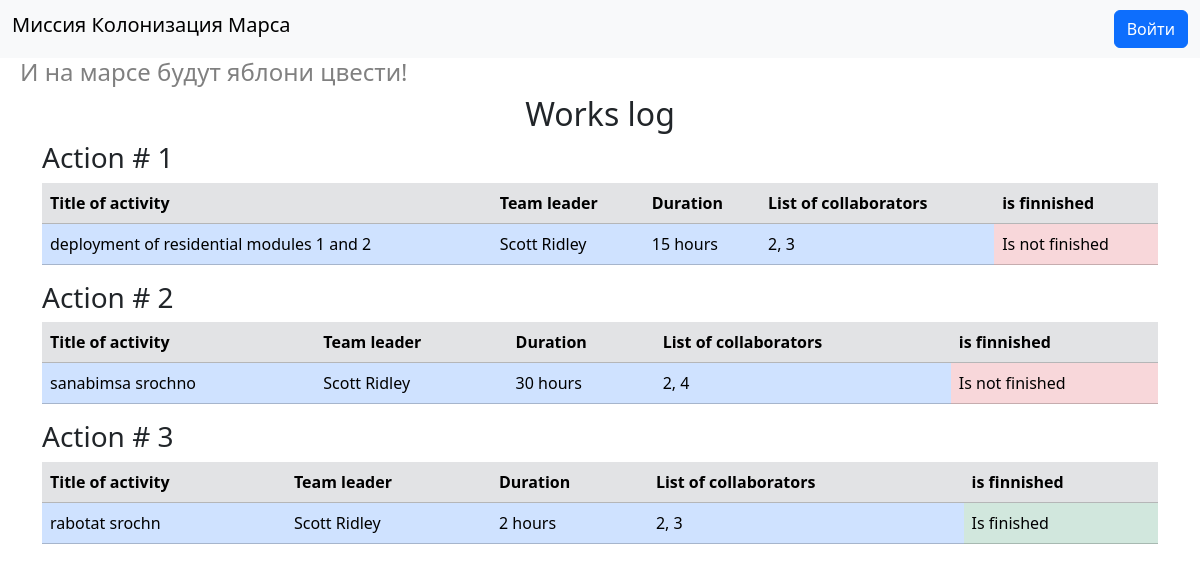
The page /index on the database as committed earlier.
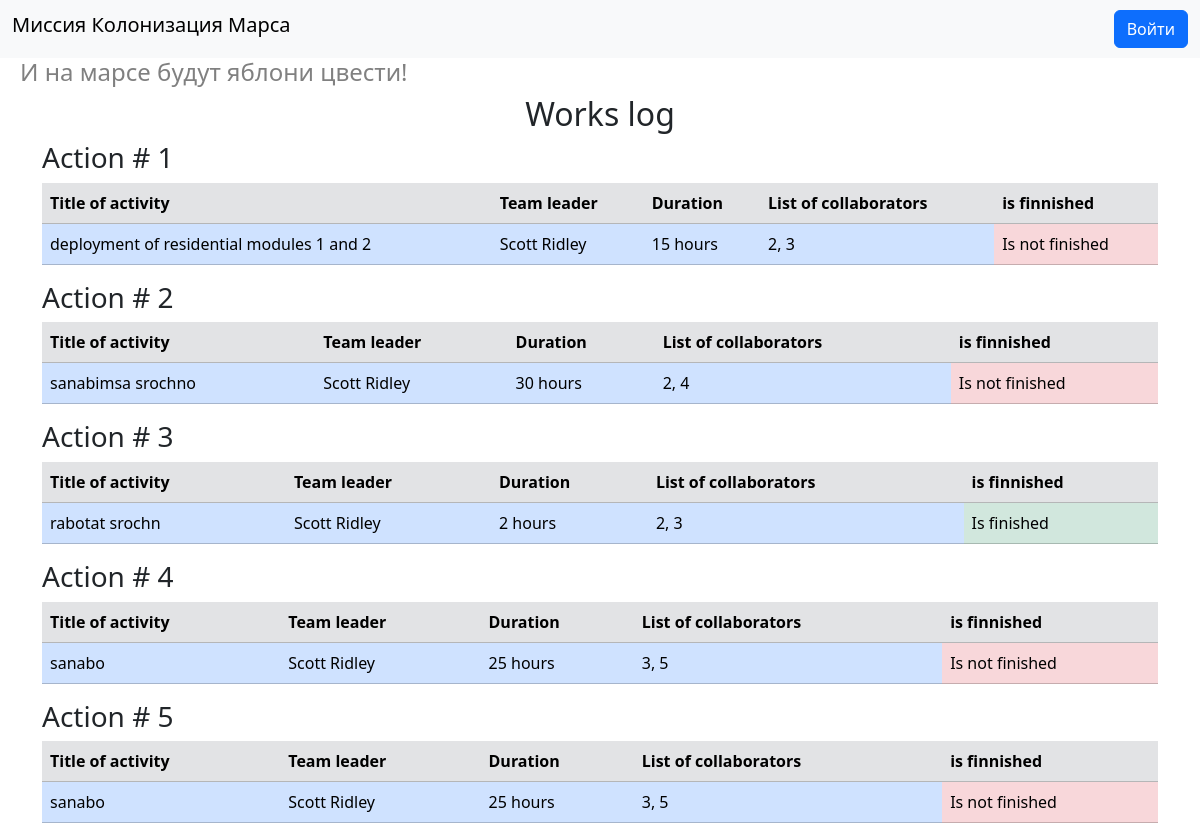
The same page on the database as committed later.
### data/jobs.py (models this page shows)
class Jobs(SqlAlchemyBase):
    __tablename__ = 'jobs'
    id = Column(Integer, primary_key=True, autoincrement=True)
    team_leader = Column(Integer, ForeignKey('users.id'))
    job = Column(String)
    work_size = Column(Integer)
    collaborators = Column(String)
    start_date = Column(DateTime)
    end_date = Column(DateTime)
    is_finished = Column(Boolean)
    user = orm.relationship('User')

### data/users.py (models this page shows, shortened)
class User(SqlAlchemyBase, UserMixin):
    __tablename__ = 'users'
    id = Column(Integer, primary_key=True, autoincrement=True)
    surname = Column(String)
    name = Column(String)
    age = Column(Integer)
    position = Column(String)
    speciality = Column(String)
    address = Column(String)
    email = Column(String, unique=True)
    hashed_password = Column(String)
    modified_date = Column(DateTime)
    jobs = orm.relationship('Jobs', back_populates='user')
    def __repr__(self):
        return f'<Colonist> {self.id} {self.surname} {self.name}'

### app.py (the view)
@app.route("/")
@app.route("/index")
def index():
    session = db_session.create_session()
    result = session.query(Jobs, User).join(
        User,
        Jobs.team_leader == User.id
    )
    for i in result:
        print(i)
    return render_template("index.html", title="Это база", result=result)

### data/db_session.py (called while the page is built)
def create_session() -> Session:
    global __factory
    return __factory()

### templates/index.html
{% extends "base.html" %}
{% block content %}
<div class="container">
    <div class="row">
        <div class="col">
            <h2 class="text-center">Works log</h2>
        </div>
    </div>
    {% for jobs, user in result %}
    <div class="row">
        <div class="col">
            <h3>Action # {{ jobs.id }}</h3>
        </div>
    </div>
    <div class="row">
        <div class="col">
            <table class="table">
                <tr class="table-secondary">
                    <th>Title of activity</th>
                    <th>Team leader</th>
                    <th>Duration</th>
                    <th>List of collaborators</th>
                    <th>is finnished</th>
                </tr>
                <tr class="table-primary">
                    <td>{{ jobs.job }}</td>
                    <td>{{ user.surname }} {{ user.name }}</td>
                    <td>{{ jobs.work_size }} hours</td>
                    <td>{{ jobs.collaborators }}</td>
                    {% if jobs.is_finished %}
                    <td class="table-success">Is finished</td>
                    {% else %}
                    <td class="table-danger">Is not finished</td>
                    {% endif %}
                </tr>
            </table>
        </div>
    </div>
    {% endfor %}
</div>
{% endblock %}

### templates/base.html (shortened to what this page needs)
<!DOCTYPE html>
<html lang="ru">
<head>
    <link href="https://cdn.jsdelivr.net/npm/bootstrap@5.3.8/dist/css/bootstrap.min.css" rel="stylesheet"
>
    <link rel="stylesheet" href="{{ url_for('static', filename='css/style.css')}}">
</head>
<body>
    <nav class="navbar bg-body-tertiary">
     <div class="container-fluid">
            <h1 class="navbar-brand">Миссия Колонизация Марса</h1>
            <ul class="navbar-nav">
                {% if current_user.is_authenticated %}
                <li class="nav-item">
                    <a href="#" class="nav-link">{{ current_user.name }}</a>
                </li>
                <li class="nav-item">
                    <a href="/logout" class="btn btn-danger">Выйти</a>
                </li>
                {% else %}
                <li class="nav-item">
                    <a href="/login" class="btn btn-primary">Войти</a>
                </li>
                {% endif %}
            </ul>
        </div>
    </nav>
    <h4>И на марсе будут яблони цвести!</h4>
    {% block content %}{% endblock %}
</body>
</html>

### static/css/style.css (style rules this page uses)
h4 { color: gray; padding-left: 20px; }

Rows that differ between the two databases and show on the page:
added Jobs: id "4", job "sanabo", surname "Scott", name "Ridley", work_size "25", collaborators "3, 5", is_finished "Is not finished"
added Jobs: id "5", job "sanabo", surname "Scott", name "Ridley", work_size "25", collaborators "3, 5", is_finished "Is not finished"
